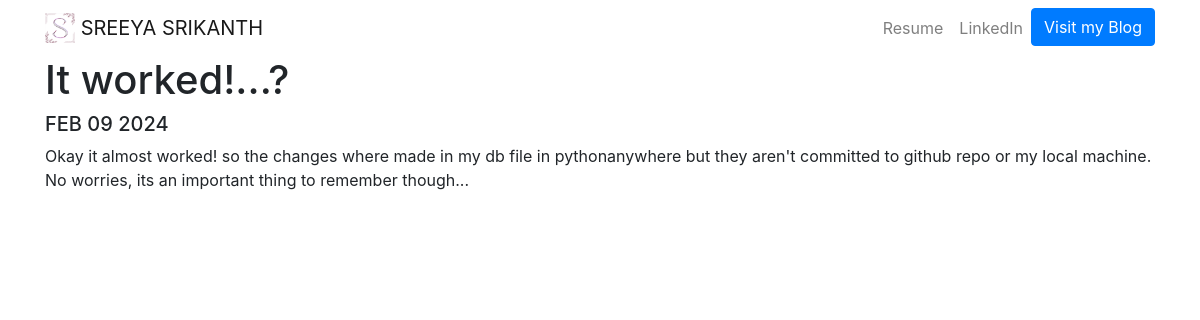
/blog/5/, run on the app's committed database.
### blog/models.py (models this page shows, shortened)
class Post(models.Model):
    title = models.CharField(max_length=100)
    date = models.DateField()
    description = models.TextField(max_length=200)

### blog/views.py (the view)
# urls.py: path('<int:blog_id>/', views.detail, name='detail'),
def detail(request, blog_id):
    blog = get_object_or_404(Post, pk=blog_id)
    return render(request, 'blog/detail.html', {'blog':blog})

### blog/templates/blog/detail.html
{% extends "portfolio/base.html" %}
{% load static %}
{% block content %}
<h1>{{ blog.title }}</h1>
<h5>{{ blog.date|date:'M d Y'|upper }}</h5>
<p>{{ blog.description|safe }}</p>
{% endblock %}

### data on the page
Post: title "It worked!...?", date "FEB 09 2024", description "Okay it almost worked! so the changes where made in my db file in pythonanywhere but they aren't committed to github repo or my local machine. No worries, its an important thing to remember though..."
